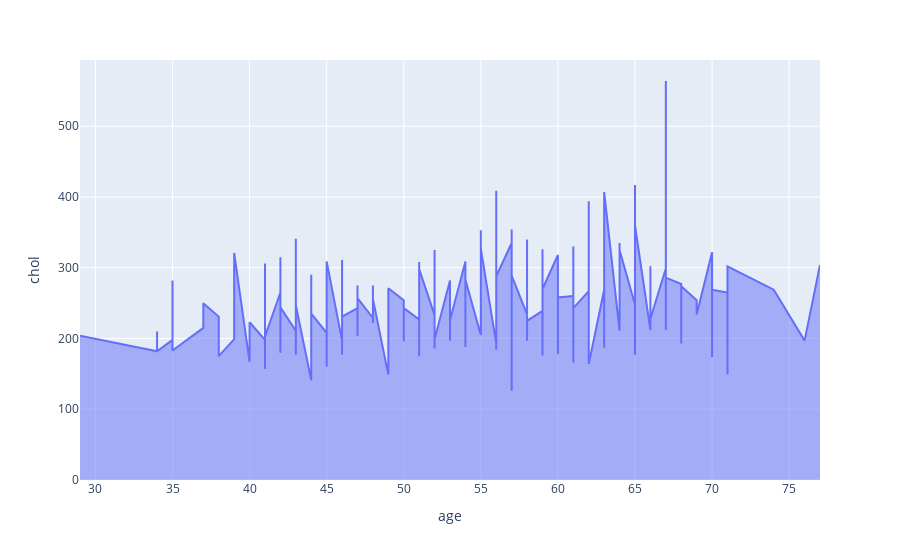

Notebook code cell kept with this figure:
### Code cell
import plotly.express as px

fig = px.area(sb, x ='age', y = 'chol')

fig.show()

### Figure 1 — Plotly figure (JSON) as saved in the notebook; plotly's stock layout.template omitted (floating-point values rounded to 4 significant figures; data arrays with more than 128 entries replaced by an {"elided": "..."} marker saying what was removed)
{"data": [{"fillpattern": {"shape": ""}, "hovertemplate": "age=%{x}<br>chol=%{y}<extra></extra>", "legendgroup": "", "line": {"color": "#636efa"}, "marker": {"symbol": "circle"}, "mode": "lines", "name": "", "orientation": "v", "showlegend": false, "stackgroup": "1", "type": "scatter", "x": {"elided": "1025 int values"}, "xaxis": "x", "y": {"elided": "1025 int values"}, "yaxis": "y"}], "layout": {"legend": {"tracegroupgap": 0}, "margin": {"t": 60}, "xaxis": {"anchor": "y", "domain": [0, 1], "title": {"text": "age"}}, "yaxis": {"anchor": "x", "domain": [0, 1], "title": {"text": "chol"}}}}
